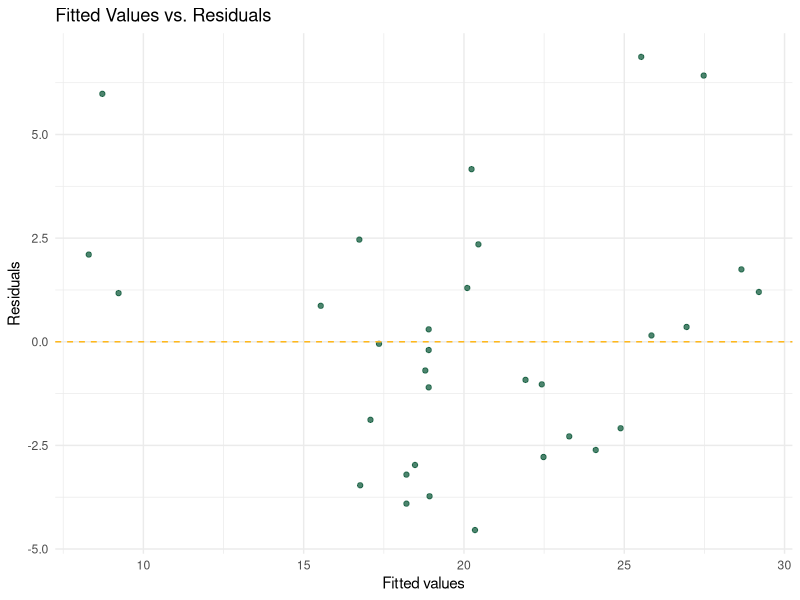
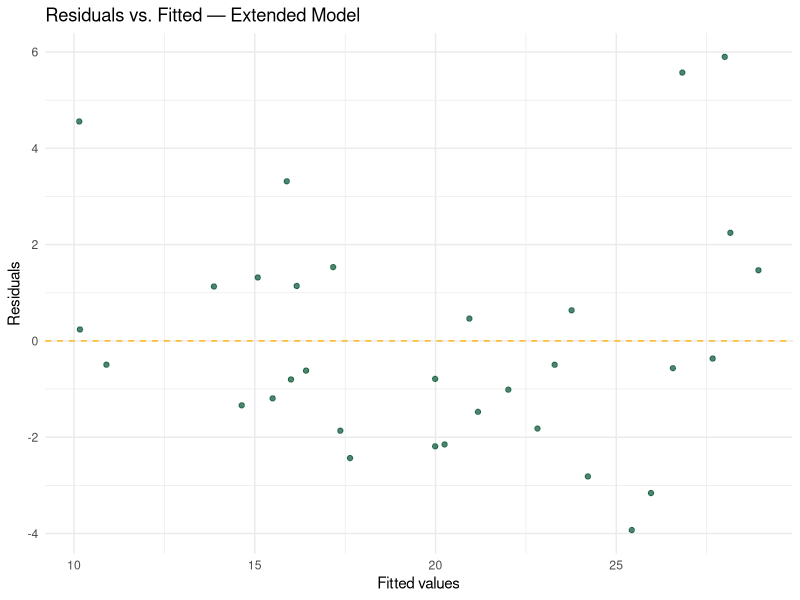
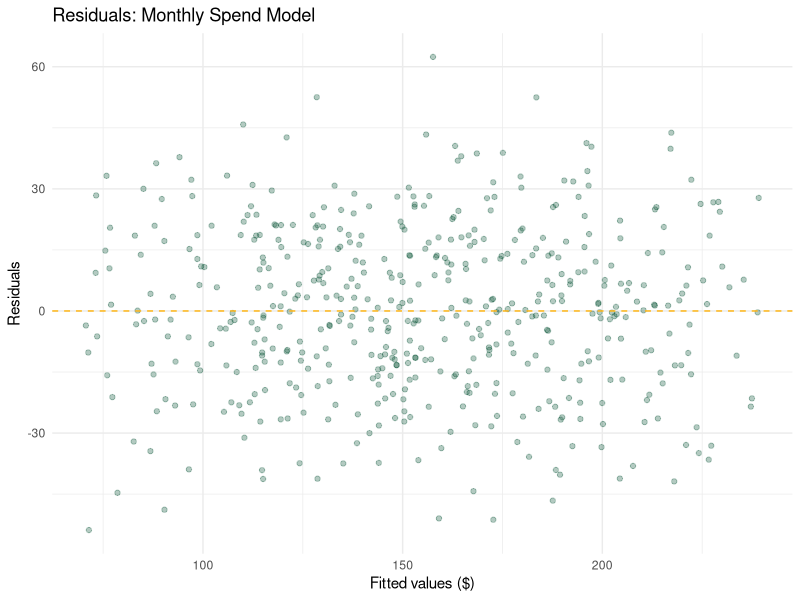

These charts were generated, in order, by the following R code:
## ---- chunk 1
library(tidyverse)
library(broom)
## ---- chunk 2
fit_simple <- lm(mpg ~ wt, data = mtcars)
tidy(fit_simple)
## ---- chunk 3
glance(fit_simple)
## ---- chunk 4
augment(fit_simple) |> head(10)
## ---- chunk 5
augment(fit_simple) |>
  ggplot(aes(x = .fitted, y = .resid)) +
  geom_point(color = "#005030", alpha = 0.7) +
  geom_hline(yintercept = 0, linetype = "dashed", color = "#FFB81C") +
  labs(
    title = "Fitted Values vs. Residuals",
    x = "Fitted values",
    y = "Residuals"
  ) +
  theme_minimal()
## ---- chunk 6
fit_multi <- lm(mpg ~ wt + hp + cyl, data = mtcars)
tidy(fit_multi)
glance(fit_multi)
## ---- chunk 7
augment(fit_multi) |>
  ggplot(aes(x = .fitted, y = .resid)) +
  geom_point(color = "#005030", alpha = 0.7) +
  geom_hline(yintercept = 0, linetype = "dashed", color = "#FFB81C") +
  labs(
    title = "Residuals vs. Fitted — Extended Model",
    x = "Fitted values",
    y = "Residuals"
  ) +
  theme_minimal()
## ---- chunk 8
# Load or simulate customer_data here
# Example simulation:
set.seed(42)
n <- 500
customer_data <- tibble(
  tenure         = runif(n, 1, 60),
  num_products   = sample(1:5, n, replace = TRUE),
  region         = sample(c("North", "South", "East", "West"), n, replace = TRUE),
  num_complaints = rpois(n, 1),
  last_login_days = runif(n, 1, 90),
  monthly_spend  = 50 + 2 * tenure + 15 * num_products +
                   rnorm(n, 0, 20)
)
## ---- chunk 9
spend_fit <- lm(
  monthly_spend ~ tenure + num_products + region,
  data = customer_data
)
## ---- chunk 10
tidy(spend_fit)
## ---- chunk 11
summary(spend_fit)
## ---- chunk 12
glance(spend_fit)
## ---- chunk 13
augment(spend_fit) |>
  ggplot(aes(x = .fitted, y = .resid)) +
  geom_point(alpha = 0.3, color = "#005030") +
  geom_hline(yintercept = 0, linetype = "dashed", color = "#FFB81C") +
  labs(
    title = "Residuals: Monthly Spend Model",
    x = "Fitted values ($)",
    y = "Residuals"
  ) +
  theme_minimal()
## ---- chunk 14
spend_fit2 <- lm(
  monthly_spend ~ tenure + num_products + region +
    num_complaints + last_login_days,
  data = customer_data
)
tidy(spend_fit2)
glance(spend_fit2)
